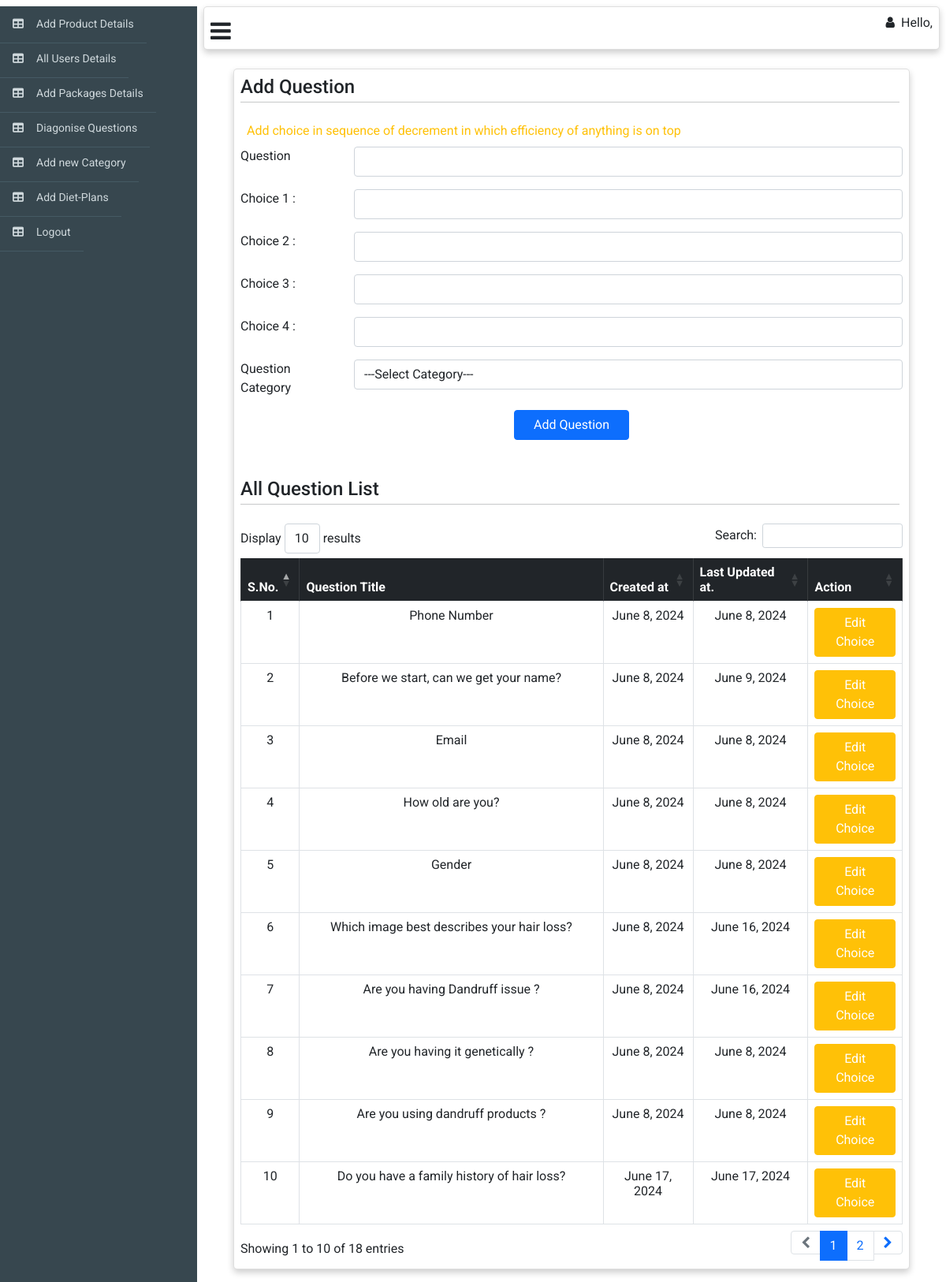
Page /web_admin/add-questions on the earlier database version.
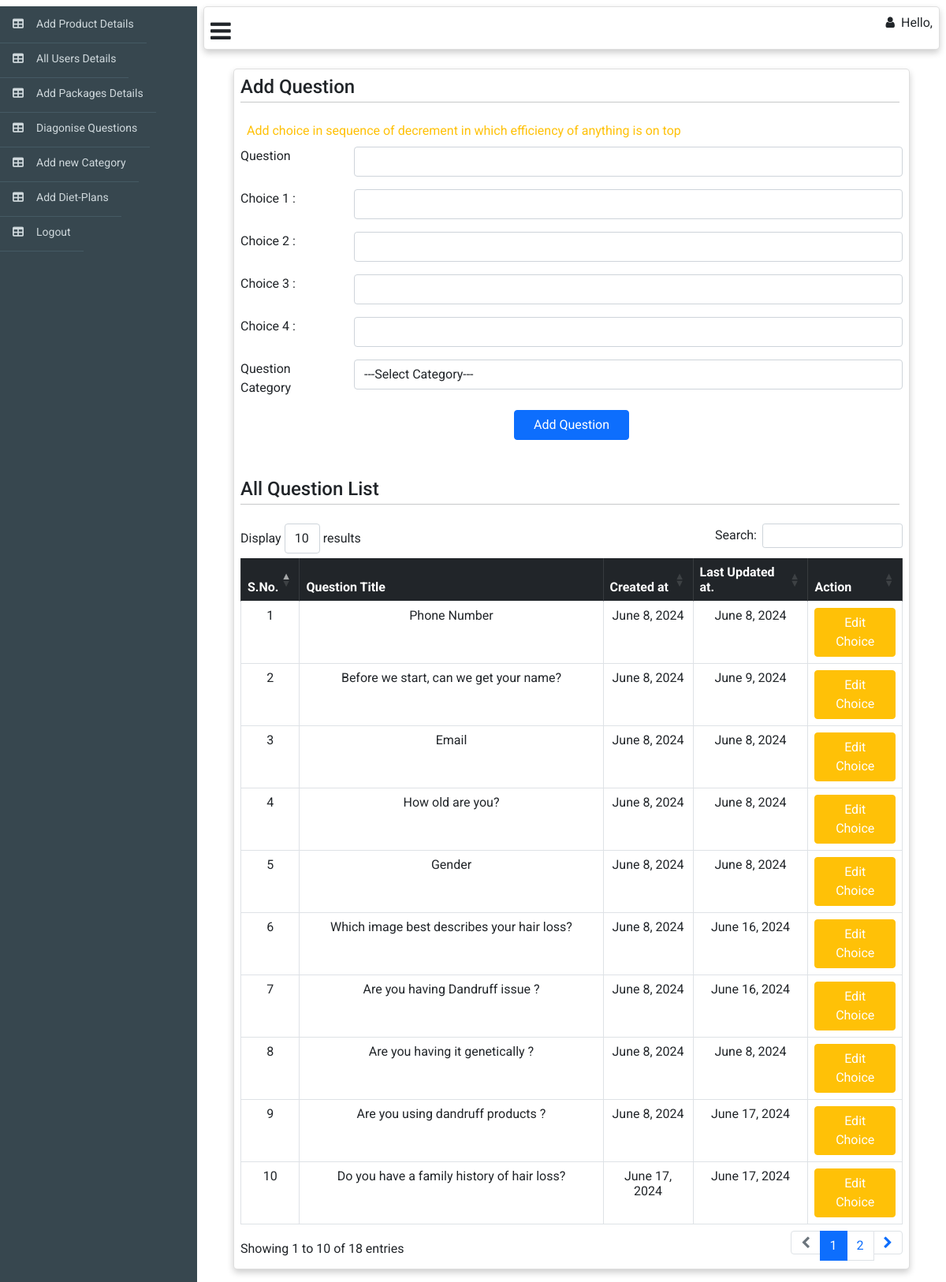
Same page on the later database version.
### web_admin/models.py (models this page shows, shortened)
class questions(models.Model):
    question = models.TextField()
    category = models.ForeignKey(category,on_delete=models.CASCADE)
    gender = models.CharField(max_length=15, choices=Gender,blank=True,null=True)
    is_subque = models.BooleanField(default=False)
    main_que = models.ForeignKey('self',on_delete=models.CASCADE,blank=True,null=True)
    is_scoring_que = models.BooleanField(default=True)
    name = models.CharField(max_length=20,null=True,blank=True)
    report_priority = models.IntegerField(null=True,blank=True)
    issue_category = models.ForeignKey(issue_category,on_delete=models.CASCADE,null=True,blank=True)
    created_at = models.DateTimeField(auto_now_add=True)
    updated_at = models.DateTimeField(auto_now=True)

### web_admin/views.py (the view, shortened to what this page needs)
# urls.py: path('add-questions',AddQuestions.as_view(),name='add-questions'),
class AddQuestions(APIView):
    template_name = 'add_question.html'
    model = questions
    def get(self,request,*args, **kwargs):
        list = self.model.objects.all()
        category_list = category.objects.all()
        context={'list':list,'category_list':category_list}
        return render(request,self.template_name,context)

### web_admin/templates/add_question.html (shortened to what this page needs)
{% extends "web_adminbase.html" %} {% block body %}{% load static %}
<div class="m-4">
  <div class="card me-6 p-2" style="width: auto">
    <h4 class="m-0 p-0">
      Add Question
      <hr class="hr p-0 mt-1 me-1" />
    </h4>
    <form
      action="/web_admin/add-questions"
      method="post"
      enctype="multipart/form-data"
    >
      <marquee class="text-warning m-2 font-weight-bold"> Add choice in sequence of decrement in which efficiency of anything is on top</marquee>
      <div class="form-group row mt-2">
        <label for="" class="col-sm-2 form-control-label">Question </label>
        <div class="col-sm-10">
          <input type="text" name="question" id="alias-textbox" class="form-control" />
        </div>
      </div>
      <div class="form-group row mt-3">
        <label for="" class="col-sm-2 form-control-label">Choice 1 : </label>
        <div class="col-sm-10">
          <input type="text" name="choice_1" id="alias-textbox" class="form-control" />
        </div>
      </div>
      <div class="form-group row mt-3">
        <label for="" class="col-sm-2 form-control-label">Choice 2 : </label>
        <div class="col-sm-10">
          <input type="text" name="choice_2" id="alias-textbox" class="form-control" />
        </div>
      </div>
      <div class="form-group row mt-3">
        <label for="" class="col-sm-2 form-control-label">Choice 3 : </label>
        <div class="col-sm-10">
          <input type="text" name="choice_3" id="alias-textbox" class="form-control" />
        </div>
      </div>
      <div class="form-group row mt-3">
        <label for="" class="col-sm-2 form-control-label">Choice 4 : </label>
        <div class="col-sm-10">
          <input type="text" name="choice_4" id="alias-textbox" class="form-control" />
        </div>
      </div>
      <div class="form-group row mt-3">
        <label for="" class="col-sm-2 form-control-label">Question Category</label>
        <div class="col-sm-10">
          <select  name="category"
          id="alias-textbox"
          class="form-control"
          required>
          <option  value="" disabled selected hidden>---Select Category---</option>
        </select>
        </div>
      </div>
      <div class="d-flex justify-content-center mt-2">
        <button type="submit" class="btn btn-primary pe-4 ps-4 m-2">
          Add Question
        </button>
      </div>
    </form>
    <h4 class="mt-4 p-0">
      All Question List
      <hr class="hr p-0 mt-1 me-1" />
    </h4>
    <table
      id="example"
      class="table table-bordered text-center"
      style="width: 100%"
    >
      <thead class="table-dark text-center">
        <tr class="p-3 text-center">
          <th>S.No.</th>
          <th>Question Title</th>
          <th>Created at</th>
          <th>Last Updated at.</th>
          <th>Action</th>
        </tr>
      </thead>
      <tbody>
        {% for obj in list %}
        <tr>
          <td>{{forloop.counter}}</td>
          <td>{{obj.question}}</td>
          <td>{{obj.created_at|date}}</td>
          <td>{{obj.updated_at|date}}</td>
          <td><a class="btn btn-warning text-white" href="/web_admin/edit-question/{{obj.id}}">Edit Choice</a></td>
        </tr>
        {% endfor %}
      </tbody>
    </table>
  </div>
</div>
{% endblock %}

Differences in the rows shown:
changed questions "Are you using dandruff products ?": updated_at "June 8, 2024" → "June 17, 2024"
